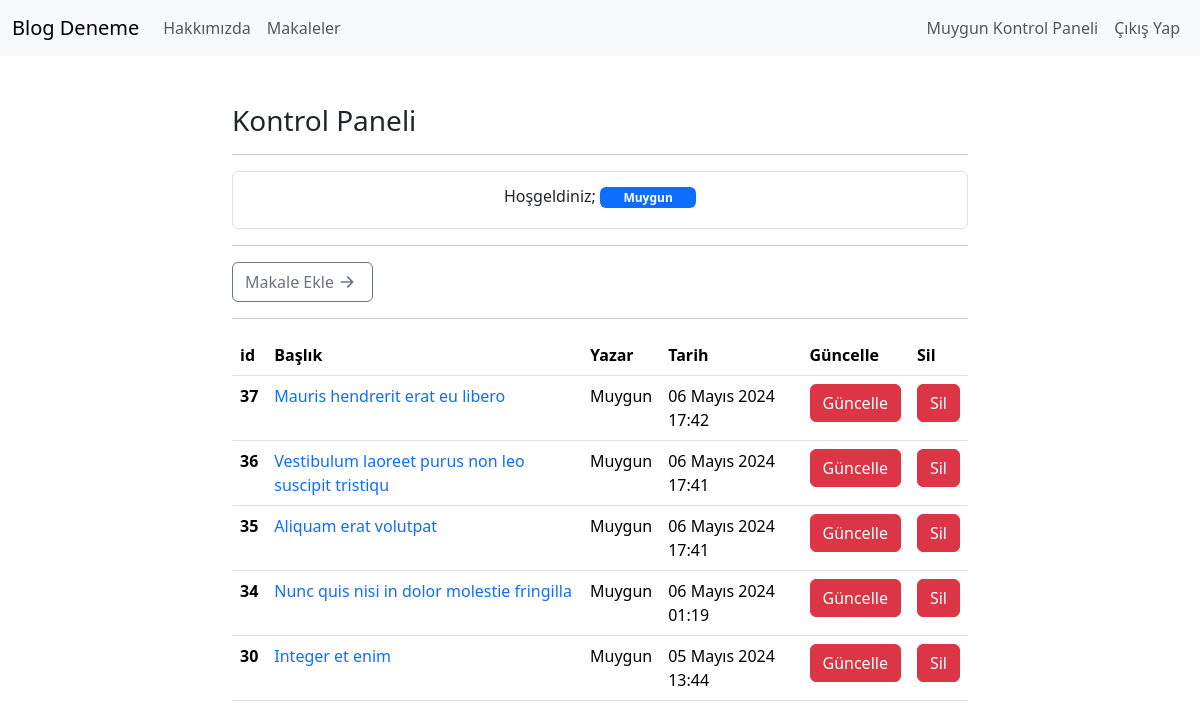
Screenshot of /articles/dashboard/ (signed in) with the database file from the repository.
### article/models.py (models this page shows, shortened)
class Article(models.Model):
    author = models.ForeignKey("auth.User", on_delete = models.CASCADE, verbose_name = "Yazar")
    title = models.CharField(max_length = 50, verbose_name = "Başlık")
    content = RichTextField()
    created_date = models.DateTimeField(auto_now_add=True, verbose_name = "Oluşturma Tarihi")
    article_image = models.FileField(blank = True,null = True,verbose_name="Makaleye Fotoğraf Ekleyin")
    class Meta:
        ordering = ["-created_date"]

### article/views.py (the view)
# urls.py: path('dashboard/', views.dashboard, name = "dashboard"),
@login_required(login_url="user:login")
def dashboard(request):
    articles = Article.objects.filter(author = request.user)
    context = {
        "articles":articles
    }
    return render(request, "dashboard.html", context)

### templates/dashboard.html (shortened to what this page needs)
{% extends 'base.html' %}
{% block body %}
  <h3>Kontrol Paneli</h3>
  <hr />
  <div class="img-thumbnail">
    <p class="text-center mt-2">
      Hoşgeldiniz; <span class="badge text-bg-primary text-wrap" style="width: 6rem;">{{ request.user.username }}</span>
    </p>
  </div>
  <hr />
  <a class="btn btn-outline-secondary d-inline-flex align-items-center" href="/articles/addarticle">
    Makale Ekle
    <svg xmlns="http://www.w3.org/2000/svg" width="26" height="26" fill="currentColor" class="bi bi-arrow-right-short" viewBox="0 0 16 16">
  </a>
<hr>
{% if articles %}
<table class="table table-hover">
  <thead>
    <tr>
      <th scope="col">id</th>
      <th scope="col">Başlık</th>
      <th scope="col">Yazar</th>
      <th scope="col">Tarih</th>
      <th scope="col">Güncelle</th>
      <th scope="col">Sil</th>
    </tr>
  </thead>
 <tbody>
  {% for article in articles %}
  <tr>
    <th scope="row">{{ article.id }}</th>
    <td><a class="link-offset-2 link-underline link-underline-opacity-0" href="{% url "article:detail" article.id %}"> {{ article.title }}</a></td>
    <td>{{ article.author.username }}</td>
    <td>{{ article.created_date }}</td>
    <td><a href="{% url "article:update" article.id %}" class="btn btn-danger">Güncelle</a></td>
    <td><a href="{% url "article:delete" article.id %}" class="btn btn-danger">Sil</a></td>
  </tr>
  {% endfor %}
  </tbody>
</table>
{% else %}
<div class="alert alert-danger">
  <p>
    Henüz bir makaleniz bulunmamaktadır. Yeni makale eklemek için lütfen makale ekle butonuna basınız..
  </p>
</div>
{% endif %}
{% endblock %}

### templates/includes/navbar.html (shortened to what this page needs)
<nav class="navbar navbar-expand-lg bg-body-tertiary">
  <div class="container-fluid">
    <a class="navbar-brand" href="{% url "index" %}">Blog Deneme</a>
    <div class="collapse navbar-collapse" id="navbarSupportedContent">
      <ul class="navbar-nav me-auto mb-2 mb-lg-0">
        <li class="nav-item">
          <a class="nav-link" aria-current="page" href="{% url "about_us" %}">Hakkımızda</a>
        </li>
        <li class="nav-item">
          <a class="nav-link" aria-current="page" href="{% url 'article:articles'  %}">Makaleler</a>
        </li>
      </ul>
      <ul class="navbar-nav mb-2 mb-lg-0">
        {% if request.user.is_authenticated %}
          <li class="nav-item d-flex">
            <a class="nav-link" aria-current="page" href="{% url 'article:dashboard'  %}"> {{ request.user.username }} Kontrol Paneli</a>
          </li>
          <li class="nav-item d-flex">
            <a class="nav-link" aria-current="page" href="{% url "user:logout" %}">Çıkış Yap</a>
          </li>
        {% endif %}
      </ul>
    </div>
  </div>
</nav>

### rows the page displays
Article: id "37", title "Mauris hendrerit erat eu libero", author.username "Muygun", created_date "06 Mayıs 2024 17:42"
Article: id "36", title "Vestibulum laoreet purus non leo suscipit tristiqu", author.username "Muygun", created_date "06 Mayıs 2024 17:41"
Article: id "35", title "Aliquam erat volutpat", author.username "Muygun", created_date "06 Mayıs 2024 17:41"
Article: id "34", title "Nunc quis nisi in dolor molestie fringilla", author.username "Muygun", created_date "06 Mayıs 2024 01:19"
Article: id "30", title "Integer et enim", author.username "Muygun", created_date "05 Mayıs 2024 13:44"

### other values shown
{{ request.user.username }} "Muygun"
